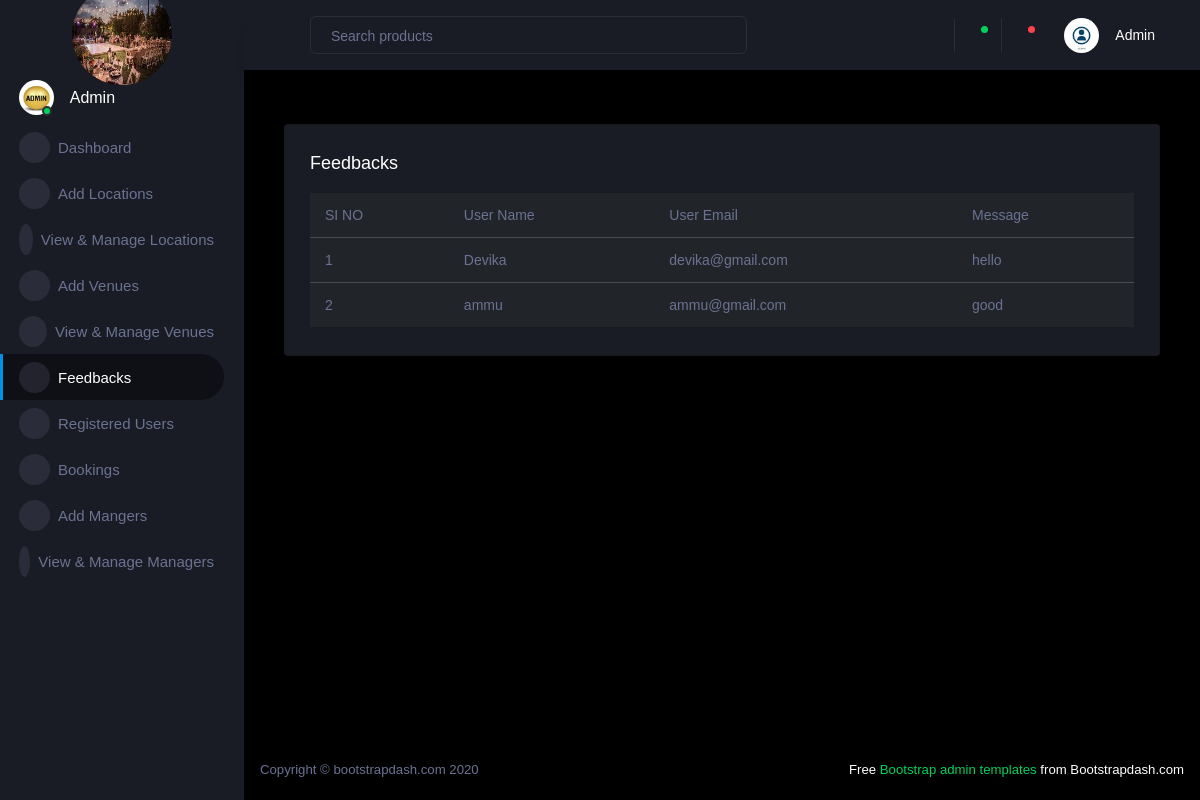
The page /Feedbacks on the database its author committed.
### UserApp/models.py (models this page shows)
class Contacttable(models.Model):
    name=models.CharField(max_length=20)
    email=models.EmailField()
    message=models.CharField(max_length=20)

### AdminApp/views.py (the view)
# urls.py: path('Feedbacks',views.Feedbacks,name='Feedbacks'),
def Feedbacks(request):
    data3=Contacttable.objects.all()
    return render(request,'Feedbacks.html',{'data3':data3})

### AdminApp/templates/Feedbacks.html (shortened to what this page needs)
{% extends 'AdminIndex.html'%}
{% block content %}
<div class="col-lg-12 grid-margin stretch-card">
    <div class="card">
      <div class="card-body">
        <h4 class="card-title">Feedbacks</h4>
        <div class="table-responsive">
          <table class="table table-dark">
            <thead>
              <tr>
                <th>SI NO</th>
                <th>User Name</th>
                <th>User Email</th>
                <th>Message</th>
              </tr>
            </thead>
            <tbody>
              <tr>
                {% for i in data3 %}
                <td>
                {{forloop.counter }}
                </td>
                <td>
                  {{i.name}}
                </td>
                <td>
                    {{i.email}}
                </td>
                <td>
                    {{i.message}}
                  </td>
              </tr>
              {% endfor %}
            </tbody>
          </table>
        </div>
      </div>
    </div>
  </div>
{% endblock%}

### rows shown on the page
Contacttable: name "Devika", email "devika@gmail.com", message "hello"
Contacttable: name "ammu", email "ammu@gmail.com", message "good"
